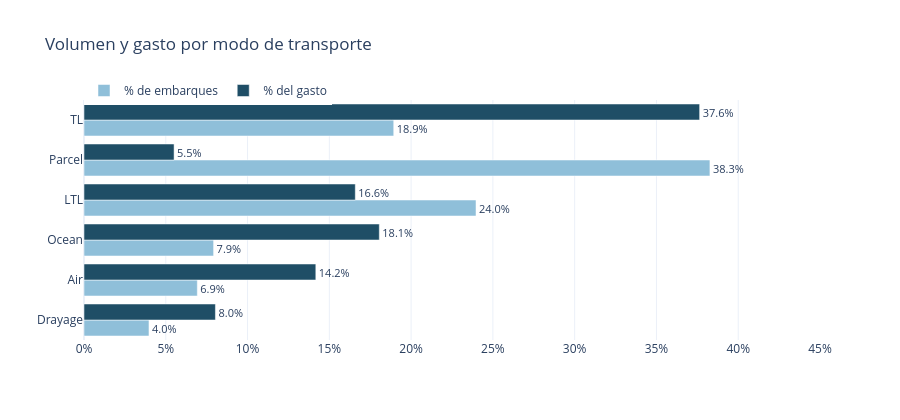

Notebook code for this chart:
### Markdown cell above
### 1.2 Mix de modos

| Modo | Embarques | % embarques | Gasto USD | % gasto | Costo medio |
|---|---|---|---|---|---|
| TL | 41,496 | 18.9% | 174,852,996 | 37.6% | 4,214 |
| Ocean | 17,363 | 7.9% | 83,873,691 | 18.1% | 4,831 |
| LTL | 52,519 | 24.0% | 77,054,287 | 16.6% | 1,467 |
| Air | 15,182 | 6.9% | 65,840,830 | 14.2% | 4,337 |
| Drayage | 8,704 | 4.0% | 37,327,545 | 8.0% | 4,289 |
| Parcel | 83,856 | 38.3% | 25,583,837 | 5.5% | 305 |

**La distribución del gasto no sigue a la del volumen.** Parcel concentra 38.3% de los
embarques y 5.5% del gasto; TL y Ocean suman 26.8% de los embarques y 55.7% del gasto. La
priorización del análisis se orienta en consecuencia: una mejora porcentual sobre TL u
Ocean tiene un impacto que Parcel solo alcanzaría con volúmenes desproporcionados.

**Air presenta la peor relación entre costo y peso movido.** Con 5,446 toneladas y USD
65.8 M de gasto, el costo por tonelada asciende a 12,090 USD, frente a 308 de Ocean —una
diferencia de cuarenta veces—. Ese contraste define una línea de investigación: qué
proporción de la carga aérea responde a urgencia real y cuál es reasignable.

### Code cell
comp = (
    panorama[["pct_embarques", "pct_gasto"]]
    .reset_index()
    .melt(id_vars="mode", var_name="metrica", value_name="pct")
)
comp["metrica"] = comp["metrica"].map(
    {"pct_embarques": "% de embarques", "pct_gasto": "% del gasto"}
)

fig = px.bar(
    comp,
    x="pct",
    y="mode",
    color="metrica",
    barmode="group",
    orientation="h",
    text=comp["pct"].map("{:.1%}".format),
    color_discrete_map={"% de embarques": "#8FBFD9", "% del gasto": "#1F4E66"},
    labels={"pct": "", "mode": "", "metrica": ""},
    title="Volumen y gasto por modo de transporte",
)

fig.update_layout(
    template="plotly_white",
    height=420,
    legend=dict(orientation="h", y=1.1, x=0),
    xaxis=dict(tickformat=".0%", range=[0, 0.45]),
    yaxis=dict(categoryorder="total ascending"),
)
fig.update_traces(textposition="outside", textfont_size=11)
fig.show()

### Figure 1 — Plotly figure (JSON) as saved in the notebook; plotly's stock layout.template omitted (floating-point values rounded to 4 significant figures)
{"data": [{"alignmentgroup": "True", "hovertemplate": "=%{y}<br>text=%{text}<extra></extra>", "legendgroup": "% de embarques", "marker": {"color": "#8FBFD9", "pattern": {"shape": ""}}, "name": "% de embarques", "offsetgroup": "% de embarques", "orientation": "h", "showlegend": true, "text": ["18.9%", "7.9%", "24.0%", "6.9%", "4.0%", "38.3%"], "textfont": {"size": 11}, "textposition": "outside", "type": "bar", "x": [0.1894, 0.07924, 0.2397, 0.06929, 0.03972, 0.3827], "xaxis": "x", "y": ["TL", "Ocean", "LTL", "Air", "Drayage", "Parcel"], "yaxis": "y"}, {"alignmentgroup": "True", "hovertemplate": "=%{y}<br>text=%{text}<extra></extra>", "legendgroup": "% del gasto", "marker": {"color": "#1F4E66", "pattern": {"shape": ""}}, "name": "% del gasto", "offsetgroup": "% del gasto", "orientation": "h", "showlegend": true, "text": ["37.6%", "18.1%", "16.6%", "14.2%", "8.0%", "5.5%"], "textfont": {"size": 11}, "textposition": "outside", "type": "bar", "x": [0.3764, 0.1806, 0.1659, 0.1417, 0.08035, 0.05507], "xaxis": "x", "y": ["TL", "Ocean", "LTL", "Air", "Drayage", "Parcel"], "yaxis": "y"}], "layout": {"barmode": "group", "height": 420, "legend": {"orientation": "h", "title": {"text": ""}, "tracegroupgap": 0, "x": 0, "y": 1.1}, "title": {"text": "Volumen y gasto por modo de transporte"}, "xaxis": {"anchor": "y", "domain": [0, 1], "range": [0, 0.45], "tickformat": ".0%", "title": {"text": ""}}, "yaxis": {"anchor": "x", "categoryorder": "total ascending", "domain": [0, 1], "title": {"text": ""}}}}
